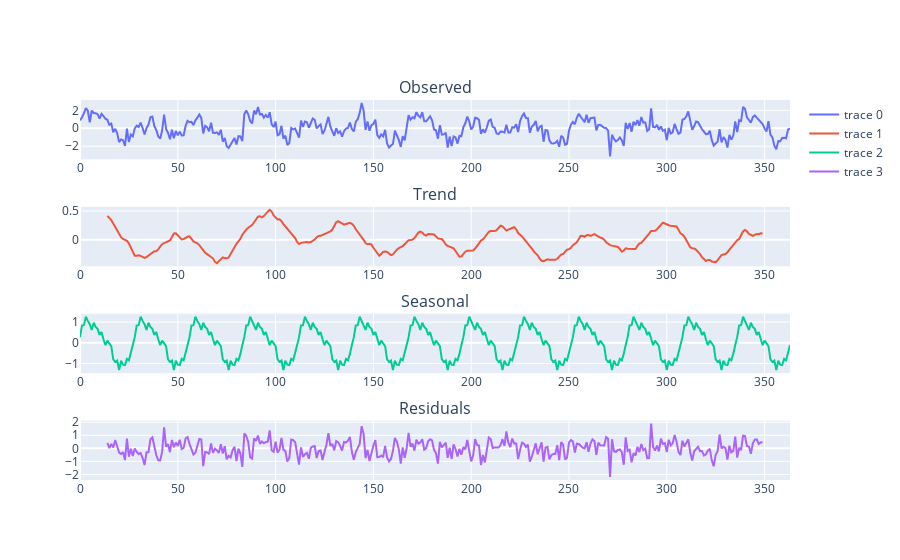

Source (notebook cell):
### Code cell
plotSeasonalDecompose(
    df["y"],
    model="additive",
    period=28,
    title="Seasonal Decomposition")

### Figure 1 — Plotly figure (JSON) as saved in the notebook; plotly's stock layout.template omitted (floating-point values rounded to 4 significant figures; data arrays with more than 128 entries replaced by an {"elided": "..."} marker saying what was removed)
{"data": [{"mode": "lines", "type": "scatter", "x": {"elided": "364 int values"}, "xaxis": "x", "y": {"elided": "364 float values"}, "yaxis": "y"}, {"mode": "lines", "type": "scatter", "x": {"elided": "364 int values"}, "xaxis": "x2", "y": {"elided": "364 float values"}, "yaxis": "y2"}, {"mode": "lines", "type": "scatter", "x": {"elided": "364 int values"}, "xaxis": "x3", "y": {"elided": "364 float values"}, "yaxis": "y3"}, {"mode": "lines", "type": "scatter", "x": {"elided": "364 int values"}, "xaxis": "x4", "y": {"elided": "364 float values"}, "yaxis": "y4"}], "layout": {"annotations": [{"font": {"size": 16}, "showarrow": false, "text": "Observed", "x": 0.5, "xanchor": "center", "xref": "paper", "y": 1, "yanchor": "bottom", "yref": "paper"}, {"font": {"size": 16}, "showarrow": false, "text": "Trend", "x": 0.5, "xanchor": "center", "xref": "paper", "y": 0.7188, "yanchor": "bottom", "yref": "paper"}, {"font": {"size": 16}, "showarrow": false, "text": "Seasonal", "x": 0.5, "xanchor": "center", "xref": "paper", "y": 0.4375, "yanchor": "bottom", "yref": "paper"}, {"font": {"size": 16}, "showarrow": false, "text": "Residuals", "x": 0.5, "xanchor": "center", "xref": "paper", "y": 0.1562, "yanchor": "bottom", "yref": "paper"}], "autosize": true, "xaxis": {"anchor": "y", "autorange": true, "domain": [0, 1], "range": [0, 363], "type": "linear"}, "xaxis2": {"anchor": "y2", "autorange": true, "domain": [0, 1], "range": [0, 363], "type": "linear"}, "xaxis3": {"anchor": "y3", "autorange": true, "domain": [0, 1], "range": [0, 363], "type": "linear"}, "xaxis4": {"anchor": "y4", "autorange": true, "domain": [0, 1], "range": [0, 363], "type": "linear"}, "yaxis": {"anchor": "x", "autorange": true, "domain": [0.8438, 1], "range": [-3.469, 3.147], "type": "linear"}, "yaxis2": {"anchor": "x2", "autorange": true, "domain": [0.5625, 0.7188], "range": [-0.4628, 0.5719], "type": "linear"}, "yaxis3": {"anchor": "x3", "autorange": true, "domain": [0.2812, 0.4375], "range": [-1.461, 1.405], "type": "linear"}, "yaxis4": {"anchor": "x4", "autorange": true, "domain": [0, 0.1562], "range": [-2.424, 2.123], "type": "linear"}}}
